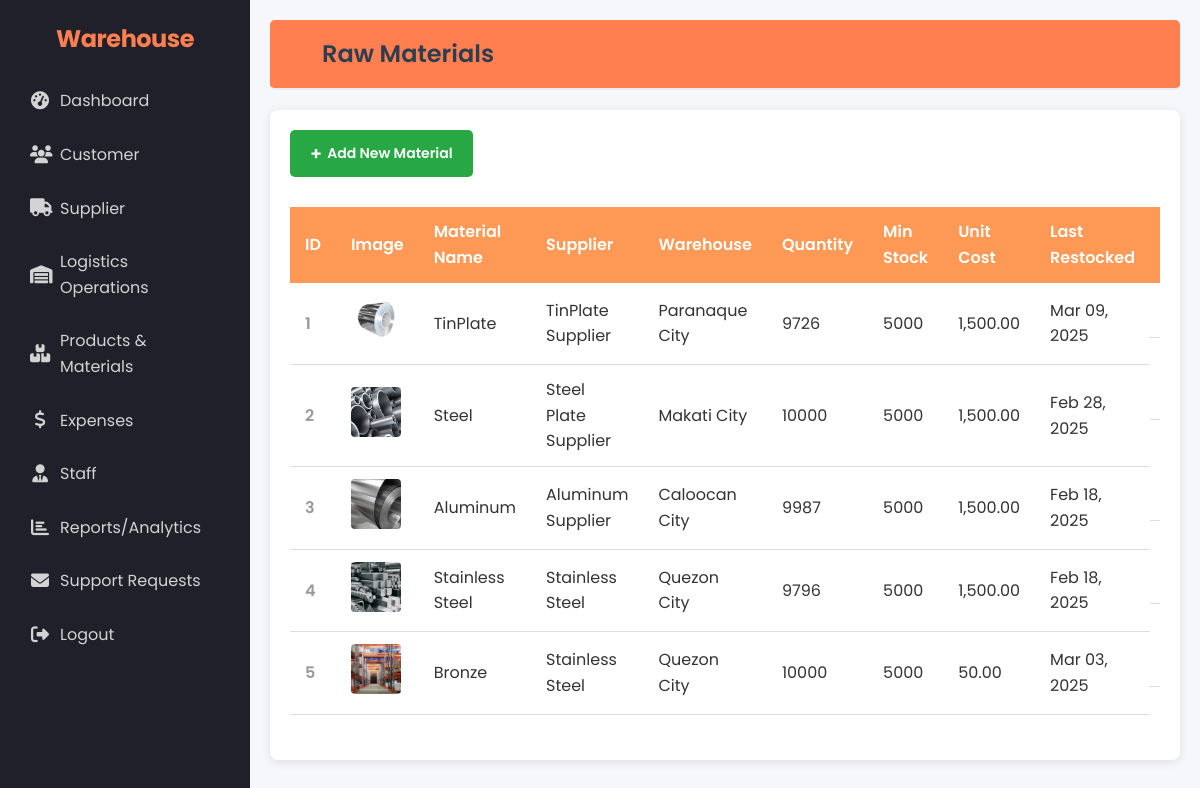
Screenshot of /admin/raw_materials.php (signed in) with the database file from the repository.
### tables this page shows
CREATE TABLE `rawmaterials` (
  `MaterialID` int(11) NOT NULL,
  `MaterialName` varchar(100) NOT NULL,
  `SupplierID` int(11) DEFAULT NULL,
  `QuantityInStock` int(11) DEFAULT NULL,
  `UnitCost` decimal(10,2) DEFAULT NULL,
  `LastRestockedDate` date DEFAULT NULL,
  `MinimumStock` int(11) DEFAULT NULL,
  `raw_warehouse` varchar(255) NOT NULL,
  `raw_material_img` varchar(255) NOT NULL
);

CREATE TABLE `suppliers` (
  `SupplierID` int(11) NOT NULL,
  `SupplierName` varchar(100) NOT NULL,
  `ContactPerson` varchar(100) DEFAULT NULL,
  `Phone` varchar(20) DEFAULT NULL,
  `Email` varchar(100) DEFAULT NULL,
  `Address` varchar(255) DEFAULT NULL
);

### admin/raw_materials.php (the view, shortened to what this page needs)
<?php
require_once '../admin/session_check_admin.php';
$query = "SELECT r.*, s.SupplierName FROM rawmaterials r
          LEFT JOIN suppliers s ON r.SupplierID = s.SupplierID
          ORDER BY r.MaterialID";
$result = $conn->query($query);
?>
<!DOCTYPE html>
<html lang="en">
<head>
    <link rel="stylesheet" href="../assets/css/style.css">
    <link rel="stylesheet" href="../assets/css/admin.css">
    <link rel="stylesheet" href="https://cdnjs.cloudflare.com/ajax/libs/font-awesome/5.15.4/css/all.min.css">
</head>
<body>
    <div class="dashboard-container">
        <?php include '../layouts/sidebar.php'; ?>
        <div class="main-content">
            <header>
                <h1><i class="fas fa-boxes"></i> Raw Materials</h1>
            </header>
            <div class="content">
                <div class="action-button-container">
                    <button class="btn-add" onclick="openAddModal()">Add New Material</button>
                </div>
                <div class="materials-table-container">
                    <table class="materials-table">
                        <thead>
                            <tr>
                                <th>ID</th>
                                <th>Image</th>
                                <th>Material Name</th>
                                <th>Supplier</th>
                                <th>Warehouse</th>
                                <th>Quantity</th>
                                <th>Min Stock</th>
                                <th>Unit Cost</th>
                                <th>Last Restocked</th>
                                <th>Actions</th>
                            </tr>
                        </thead>
                        <tbody>
                            <?php if ($result && $result->num_rows > 0): ?>
                                <?php $counter = 1;  ?>
                                <?php while ($row = $result->fetch_assoc()): ?>
                                    <tr>
                                        <td class="row-number"><?php echo $counter++; ?></td>
                                        <td>
                                            <?php if (!empty($row['raw_material_img'])): ?>
                                                <img src="../assets/imgs/<?php echo $row['raw_material_img']; ?>" alt="<?php echo $row['MaterialName']; ?>" class="material-thumbnail">
                                            <?php else: ?>
                                                <span class="no-image">No Image</span>
                                            <?php endif; ?>
                                        </td>
                                        <td><?php echo $row['MaterialName']; ?></td>
                                        <td><?php echo $row['SupplierName']; ?></td>
                                        <td><?php echo $row['raw_warehouse']; ?></td>
                                        <td class="<?php echo ($row['QuantityInStock'] <= $row['MinimumStock']) ? 'low-stock' : ''; ?>">
                                            <?php echo $row['QuantityInStock']; ?>
                                        </td>
                                        <td><?php echo $row['MinimumStock']; ?></td>
                                        <td><?php echo number_format($row['UnitCost'], 2); ?></td>
                                        <td><?php echo date('M d, Y', strtotime($row['LastRestockedDate'])); ?></td>
                                        <td class="action-buttons">
                                        </td>
                                    </tr>
                                <?php endwhile; ?>
                            <?php else: ?>
                                <tr>
                                    <td colspan="10" class="no-records">No materials found</td>
                                </tr>
                            <?php endif; ?>
                        </tbody>
                    </table>
                </div>
</div>
</div>
</body>
</html>

### assets/css/style.css (style rules this page uses)
* { margin: 0; padding: 0; box-sizing: border-box; font-family: 'Poppins', sans-serif; }
body { background: #f5f7fa; display: flex; justify-content: center; align-items: center; min-height: 100vh; background-image: linear-gradient(to right, #6a11cb, #2575fc); }
* { margin: 0; padding: 0; box-sizing: border-box; }
body { font-family: Arial, sans-serif; background-color: #f4f4f4; color: #fff; display: flex; height: 100vh; }
.dashboard-container { display: flex; width: 100%; }
.main-content { flex-grow: 1; padding: 20px; background-color: #fff; color: #333; }
header { background-color: #ff7f50; color: #fff; padding: 15px; border-radius: 5px; margin-bottom: 20px; }
.content { background-color: #eaeaea; padding: 20px; border-radius: 5px; min-height: calc(100vh - 150px); }
* { margin: 0; padding: 0; box-sizing: border-box; font-family: 'Segoe UI', Tahoma, Geneva, Verdana, sans-serif; }
body { min-height: 100vh; display: flex; justify-content: center; align-items: center; background: #1f1c1c; color: #fff; }
body { background-color: #ffffff; color: #333; line-height: 1.6; padding: 40px 0; }

### assets/css/admin.css (style rules this page uses)
.dashboard-container { display: flex; }
.main-content { flex: 1; padding: 20px; background-color: #f5f7fa; }
header { margin-bottom: 20px; padding-bottom: 10px; border-bottom: 1px solid #e1e4e8; }
header h1 { color: #2c3e50; font-size: 24px; }
.action-buttons { display: flex; gap: 5px; }
.dashboard-container { display: flex; height: 100vh; overflow: hidden; }
.main-content { flex: 1; padding: 20px; background-color: #f5f7fa; overflow-y: auto; }
header { display: flex; justify-content: space-between; align-items: center; margin-bottom: 20px; padding-bottom: 10px; border-bottom: 1px solid #e1e4e8; }
header h1 { color: #2c3e50; font-size: 24px; margin: 0; }
.dashboard-container { display: flex; height: 100vh; overflow: hidden; background-color: #f8f9fa; }
.main-content { flex: 1; padding: 24px; overflow-y: auto; }
header { display: flex; justify-content: space-between; align-items: center; margin-bottom: 24px; padding-bottom: 15px; border-bottom: 2px solid #e9ecef; }
header h1 { color: #2c3e50; font-size: 1.75rem; font-weight: 600; margin: 0; }
.content { padding: 20px; }
body { font-family: Arial, Helvetica, sans-serif; margin: 0; padding: 0; background-color: #f2f2f2; color: #333; }
.dashboard-container { display: flex; min-height: 100vh; }
.main-content { flex: 1; padding: 20px; overflow-y: auto; }
header { margin-bottom: 20px; }
header h1 { font-size: 24px; margin: 0; display: flex; align-items: center; }
header h1 i { margin-right: 10px; color: #ff7f50; }
.content { background-color: #fff; border-radius: 8px; box-shadow: 0 2px 10px rgba(0,0,0,0.1); padding: 20px; }
.action-button-container { margin-bottom: 20px; display: flex; justify-content: flex-start; }
.btn-add { background-color: #4CAF50; color: white; border: none; padding: 10px 20px; border-radius: 4px; cursor: pointer; font-weight: 600; display: flex; align-items: center; }
.btn-add:before { content: "+"; margin-right: 5px; font-size: 18px; }
.materials-table-container { overflow-x: auto; }
.materials-table { width: 100%; border-collapse: collapse; margin-top: 10px; background-color: #fff; }
.materials-table th { background-color: #ff9955; color: white; text-align: left; padding: 12px 15px; font-weight: 600; }
.materials-table td { padding: 12px 15px; border-bottom: 1px solid #ddd; }
.row-number { color: #999; font-weight: 600; }
.material-thumbnail { width: 50px; height: 50px; object-fit: cover; border-radius: 4px; }
.btn-add { background-color: #28a745; color: white; border: none; padding: 10px 20px; border-radius: 5px; cursor: pointer; font-size: 14px; }

### assets/css/sidebar.css (style rules this page uses)
html, body { margin: 0; padding: 0; min-height: 100vh; overflow-x: hidden; }
body { padding-left: 250px !important; transition: none; }
.dashboard-container { display: flex; width: 100%; min-height: 100vh; }

### rows the page displays
rawmaterials: raw_material_img (picture), MaterialName "TinPlate", SupplierID.SupplierName "TinPlate Supplier", raw_warehouse "Paranaque City", QuantityInStock "9726", MinimumStock "5000", UnitCost "1,500.00", LastRestockedDate "Mar 09, 2025"
rawmaterials: raw_material_img (picture), MaterialName "Steel", SupplierID.SupplierName "Steel Plate Supplier", raw_warehouse "Makati City", QuantityInStock "10000", MinimumStock "5000", UnitCost "1,500.00", LastRestockedDate "Feb 28, 2025"
rawmaterials: raw_material_img (picture), MaterialName "Aluminum", SupplierID.SupplierName "Aluminum Supplier", raw_warehouse "Caloocan City", QuantityInStock "9987", MinimumStock "5000", UnitCost "1,500.00", LastRestockedDate "Feb 18, 2025"
rawmaterials: raw_material_img (picture), MaterialName "Stainless Steel", SupplierID.SupplierName "Stainless Steel", raw_warehouse "Quezon City", QuantityInStock "9796", MinimumStock "5000", UnitCost "1,500.00", LastRestockedDate "Feb 18, 2025"
rawmaterials: raw_material_img (picture), MaterialName "Bronze", SupplierID.SupplierName "Stainless Steel", raw_warehouse "Quezon City", QuantityInStock "10000", MinimumStock "5000", UnitCost "50.00", LastRestockedDate "Mar 03, 2025"
